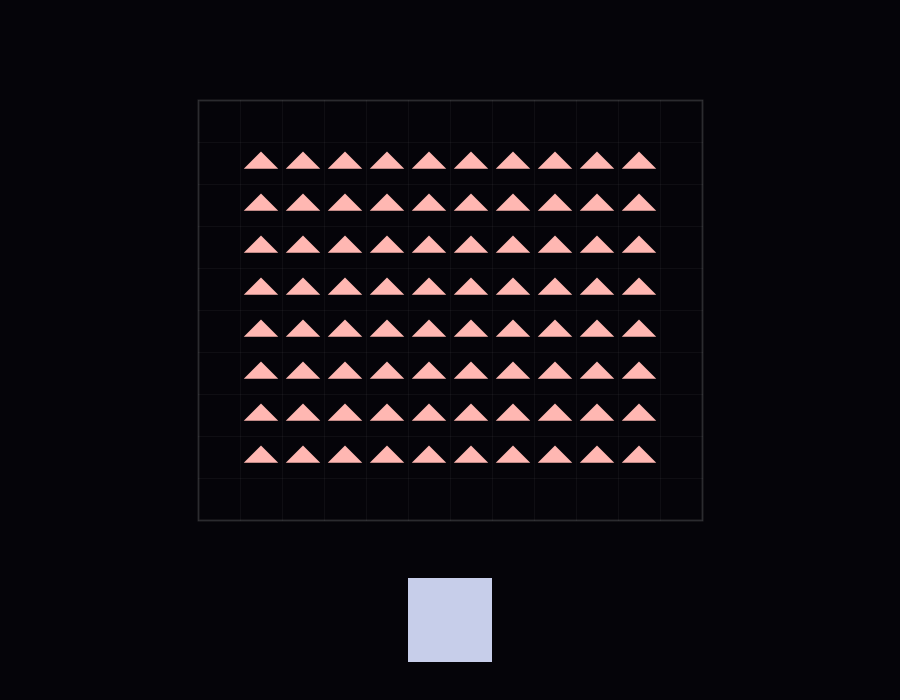
Frame 1 (no input)
Frame 60 (the mouse pressed at the canvas centre just before this capture): identical to frame 1, image omitted
Frame 120 (the mouse held since frame 60 and released just before this capture): identical to frame 1, image omitted

The Processing sketch that drew this single still picture (run headless with seeded random() and noise(); from frame 60 on, the mouse is pressed at the canvas centre):

// Processing sketch: Empatia
// ── Empatia.pde

ArrayList<TriangleShape> triangles;
SquareShape mainSquare;

boolean empathyUnlocked = false; 
boolean isIntegrated = false;    
float transitionProgress = 0.0f; 
float globalGlow = 0.0f;

float integrationLevel = 0.0f;

int colTriangle;
int colSquare;
int colCircleActive;

float gridCX = 450;
float gridCY = 310; 
float zoneW = 504;  
float zoneH = 420;  
float cellSize = 42.0f;

void setup() {
  size(900, 700);
  smooth(8);
  rectMode(CENTER);
  
  triangles = new ArrayList<TriangleShape>();
  
  colTriangle = color(255, 183, 178);     
  colSquare = color(199, 206, 234);       
  colCircleActive = color(175, 228, 222); 
  
  int initCols = 10;
  int initRows = 8;
  
  float startX = gridCX - ((initCols - 1) * cellSize) / 2.0f;
  float startY = gridCY - ((initRows - 1) * cellSize) / 2.0f; 
  
  for (int row = 0; row < initRows; row++) {
    for (int col = 0; col < initCols; col++) {
      float ix = startX + col * cellSize;
      float iy = startY + row * cellSize;
      triangles.add(new TriangleShape(ix, iy, cellSize));
    }
  }
  
  float squareSize = 84.0f; 
  mainSquare = new SquareShape(gridCX, 620, squareSize);
}

void draw() {
  int bgBase = color(5, 4, 9);
  int bgResonant = color(22, 15, 38);
  
  globalGlow = lerp(globalGlow, isIntegrated ? 1.0f : 0.0f, 0.05f);
  background(lerpColor(bgBase, bgResonant, globalGlow));
  
  drawIntegrationZone();
  
  boolean squareInZone = isInZone(mainSquare.pos.x, mainSquare.pos.y);
  
  if (mainSquare.isDragging && !empathyUnlocked) {
    if (squareInZone) {
      integrationLevel = lerp(integrationLevel, 1.0f, 0.04f);
    } else {
      integrationLevel = lerp(integrationLevel, 0.0f, 0.05f);
    }
  } else if (!mainSquare.isDragging && !empathyUnlocked) {
    integrationLevel = lerp(integrationLevel, 0.0f, 0.05f);
  }
  
  if (empathyUnlocked && transitionProgress < 1.0f) {
    transitionProgress += 1.0f / 150.0f; 
    if (transitionProgress > 1.0f) transitionProgress = 1.0f;
  }
  
  for (TriangleShape t : triangles) {
    t.update();
    t.display();
  }
  
  mainSquare.update();
  mainSquare.display();
}

void drawIntegrationZone() {
  pushMatrix();
  translate(gridCX, gridCY);
  
  noFill();
  stroke(255, 30);
  strokeWeight(2);
  rect(0, 0, zoneW, zoneH); 
  
  stroke(255, 10);
  strokeWeight(1);
  for(float x = -zoneW/2; x <= zoneW/2; x += cellSize) {
    line(x, -zoneH/2, x, zoneH/2);
  }
  for(float y = -zoneH/2; y <= zoneH/2; y += cellSize) {
    line(-zoneW/2, y, zoneW/2, y);
  }
  
  popMatrix();
}

boolean isInZone(float x, float y) {
  return (abs(x - gridCX) < zoneW/2) && (abs(y - gridCY) < zoneH/2);
}

float easeInOutCubic(float x) {
  return x < 0.5f ? 4 * x * x * x : 1 - pow(-2 * x + 2, 3) / 2.0f;
}

class CellCand {
  int c, r; float weight;
  CellCand(int c, int r, float w) { this.c = c; this.r = r; this.weight = w; }
}

void addCand(int c, int r, float snapX, float snapY, ArrayList<CellCand> candidates, boolean[][] visited) {
  if(c >= 0 && c < 12 && r >= 0 && r < 10 && !visited[c][r]) {
    float cellX = (gridCX - zoneW/2) + c * cellSize + cellSize/2;
    float cellY = (gridCY - zoneH/2) + r * cellSize + cellSize/2;
    float d = dist(cellX, cellY, snapX, snapY);
    float w = (d * 1.5f) - (r * 20.0f) + random(0, 50); 
    candidates.add(new CellCand(c, r, w));
    visited[c][r] = true;
  }
}

void calculateEmpathyPositions(float snapX, float snapY) {
  ArrayList<CellCand> candidates = new ArrayList<CellCand>();
  ArrayList<PVector> selectedCells = new ArrayList<PVector>();
  boolean[][] visited = new boolean[12][10];
  
  int sqCol = round((snapX - cellSize - (gridCX - zoneW/2)) / cellSize);
  int sqRow = round((snapY - cellSize - (gridCY - zoneH/2)) / cellSize);
  
  for(int c = sqCol; c <= sqCol+1; c++) {
    for(int r = sqRow; r <= sqRow+1; r++) {
      if(c >= 0 && c < 12 && r >= 0 && r < 10) visited[c][r] = true;
    }
  }
  
  for(int c = sqCol-1; c <= sqCol+2; c++) {
    for(int r = sqRow-1; r <= sqRow+2; r++) {
      if(c == sqCol-1 || c == sqCol+2 || r == sqRow-1 || r == sqRow+2) {
        addCand(c, r, snapX, snapY, candidates, visited);
      }
    }
  }
  
  while(selectedCells.size() < 20 && candidates.size() > 0) {
    int best = 0;
    for(int i = 1; i < candidates.size(); i++) {
      if(candidates.get(i).weight < candidates.get(best).weight) best = i;
    }
    CellCand chosen = candidates.remove(best);
    
    float cellX = (gridCX - zoneW/2) + chosen.c * cellSize + cellSize/2;
    float cellY = (gridCY - zoneH/2) + chosen.r * cellSize + cellSize/2;
    selectedCells.add(new PVector(cellX, cellY));
    
    addCand(chosen.c - 1, chosen.r, snapX, snapY, candidates, visited);
    addCand(chosen.c + 1, chosen.r, snapX, snapY, candidates, visited);
    addCand(chosen.c, chosen.r - 1, snapX, snapY, candidates, visited);
    addCand(chosen.c, chosen.r + 1, snapX, snapY, candidates, visited);
  }
  
  int idx = 0;
  // Margen extra entre bloques de celdas vecinas para evitar cruces
  float cellBlockSize = cellSize * 0.82f; 
  float distToCentroid = cellBlockSize / 3.0f; 
  
  for(PVector cell : selectedCells) {
    if(idx >= triangles.size()) break;
    
    triangles.get(idx).empathyPos.set(cell.x, cell.y - distToCentroid);
    triangles.get(idx).empathyAngle = PI; idx++;
    triangles.get(idx).empathyPos.set(cell.x + distToCentroid, cell.y);
    triangles.get(idx).empathyAngle = -HALF_PI; idx++;
    triangles.get(idx).empathyPos.set(cell.x, cell.y + distToCentroid);
    triangles.get(idx).empathyAngle = 0.0f; idx++;
    triangles.get(idx).empathyPos.set(cell.x - distToCentroid, cell.y);
    triangles.get(idx).empathyAngle = HALF_PI; idx++;
  }
}

void mousePressed() {
  if (dist(mouseX, mouseY, mainSquare.pos.x, mainSquare.pos.y) < mainSquare.size / 2) {
    mainSquare.isDragging = true;
    empathyUnlocked = false; 
    isIntegrated = false;
  }
}

void mouseReleased() {
  if (mainSquare.isDragging) {
    mainSquare.isDragging = false;
    
    if (isInZone(mainSquare.pos.x, mainSquare.pos.y)) {
      float snapX = round((mainSquare.pos.x - gridCX) / cellSize) * cellSize + gridCX;
      float snapY = round((mainSquare.pos.y - gridCY) / cellSize) * cellSize + gridCY;
      
      snapX = constrain(snapX, gridCX - zoneW/2 + cellSize, gridCX + zoneW/2 - cellSize);
      snapY = constrain(snapY, gridCY - zoneH/2 + cellSize, gridCY + zoneH/2 - cellSize);
      
      mainSquare.targetPos.set(snapX, snapY);
      
      calculateEmpathyPositions(snapX, snapY);
      
      transitionProgress = 0.0f;
      empathyUnlocked = true;
      isIntegrated = true;
      
      for (TriangleShape t : triangles) {
        t.startTransitionPos = t.pos.copy();
        t.startTransitionAngle = t.angle;
      }
    } else {
      mainSquare.targetPos.set(gridCX, 620);
      isIntegrated = false;
    }
  }
}

class TriangleShape {
  PVector pos, initPos, empathyPos;
  float angle, initAngle, empathyAngle;
  float size;
  
  PVector scatterDir;
  float transitionDelay;
  PVector startTransitionPos;
  float startTransitionAngle;
  float randomBreatheOffset; 
  
  TriangleShape(float ix, float iy, float S) {
    this.pos = new PVector(ix, iy);
    this.initPos = new PVector(ix, iy);
    this.empathyPos = new PVector(ix, iy);
    
    this.angle = 0.0f; this.initAngle = 0.0f; this.empathyAngle = 0.0f;
    this.size = S * 0.82f; // Tamaño del triángulo reducido proporcionalmente al margen
    
    this.scatterDir = PVector.random2D();
    this.transitionDelay = random(0.0f, 0.4f);
    this.randomBreatheOffset = random(TWO_PI);
    
    this.startTransitionPos = this.pos.copy();
    this.startTransitionAngle = this.angle;
  }
  
  void update() {
    if (!empathyUnlocked) {
      PVector targetState = initPos.copy();
      float targetAngle = initAngle;
      
      if (integrationLevel > 0) {
        float scatterDist = easeInOutCubic(integrationLevel) * 160.0f;
        float breathe = sin(frameCount * 0.03f + randomBreatheOffset) * 15.0f * integrationLevel;
        targetState.add(PVector.mult(scatterDir, scatterDist + breathe));
        targetAngle = initAngle + (scatterDir.x * PI * integrationLevel);
      }
      
      float d = PVector.dist(mainSquare.pos, targetState);
      float repelRadius = 160.0f; 
      
      if (d < repelRadius) {
        PVector dir = PVector.sub(targetState, mainSquare.pos);
        dir.normalize();
        float t = 1.0f - (d / repelRadius);
        float strength = easeInOutCubic(t) * 100.0f; 
        targetState.add(dir.mult(strength));
      }
      
      pos.x = lerp(pos.x, targetState.x, 0.06f);
      pos.y = lerp(pos.y, targetState.y, 0.06f);
      angle = lerp(angle, targetAngle, 0.08f);
      
    } else {
      float myT = 0;
      if (transitionProgress > transitionDelay) {
        myT = map(transitionProgress, transitionDelay, min(1.0f, transitionDelay + 0.5f), 0.0f, 1.0f);
        myT = constrain(myT, 0.0f, 1.0f);
      }
      
      float t = easeInOutCubic(myT);
      
      pos.x = lerp(startTransitionPos.x, empathyPos.x, t);
      pos.y = lerp(startTransitionPos.y, empathyPos.y, t);
      
      float diff = empathyAngle - startTransitionAngle;
      while (diff < -PI) diff += TWO_PI;
      while (diff > PI) diff -= TWO_PI;
      angle = startTransitionAngle + diff * t;
    }
  }
  
  void display() {
    pushMatrix();
    translate(pos.x, pos.y);
    rotate(angle);
    noStroke(); fill(colTriangle);
    beginShape();
    vertex(-size/2, size/6.0f); vertex(size/2, size/6.0f); vertex(0, -size/3.0f);
    endShape(CLOSE);
    popMatrix();
  }
}

class SquareShape {
  PVector pos, targetPos;
  float size;
  boolean isDragging = false;
  
  SquareShape(float x, float y, float s) {
    this.pos = new PVector(x, y);
    this.targetPos = new PVector(x, y);
    this.size = s;
  }
  
  void update() {
    if (isDragging) { pos.x = mouseX; pos.y = mouseY; } 
    else { pos.x = lerp(pos.x, targetPos.x, 0.1f); pos.y = lerp(pos.y, targetPos.y, 0.1f); }
  }
  
  void display() {
    pushMatrix(); translate(pos.x, pos.y);
    noStroke(); fill(colSquare); rect(0, 0, size, size);
    popMatrix();
  }
}
